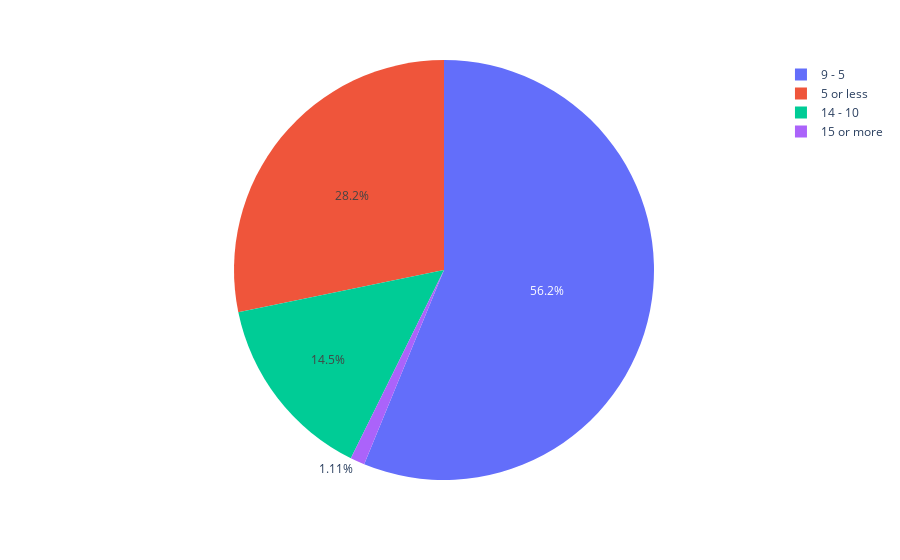

Notebook cell for this chart:
### Markdown cell above
### Total aircrafts labeled according to number of flights

### Code cell
temp_df = query_db("""WITH temp_table AS (SELECT COUNT(*) as Flights, aircraft_registration as aircraft 
                        FROM flights 
                        WHERE aircraft_registration != 'None'
                        GROUP BY aircraft_registration 
                        ORDER BY Flights DESC),
                    temp_table2 as (SELECT *, 
                    CASE WHEN Flights <20 AND Flights >=15 THEN "15 or more"
                    WHEN Flights <15 AND Flights >=10 THEN "14 - 10"
                    WHEN Flights <10 AND Flights >=5 THEN "9 - 5"
                    ELSE "5 or less"
                    END AS Number_of_Flights
                    FROM temp_table)
                    SELECT COUNT(aircraft) as count ,Number_of_Flights FROM temp_table2 GROUP BY Number_of_Flights
                        """)
fig = px.pie(temp_df, names="Number_of_Flights",  values="count")
fig.show()

### Figure 1 — Plotly figure (JSON) as saved in the notebook; plotly's stock layout.template omitted (floating-point values rounded to 4 significant figures)
{"data": [{"domain": {"x": [0, 1], "y": [0, 1]}, "hovertemplate": "Number_of_Flights=%{label}<br>count=%{value}<extra></extra>", "labels": ["14 - 10", "15 or more", "5 or less", "9 - 5"], "legendgroup": "", "name": "", "showlegend": true, "type": "pie", "values": [170, 13, 332, 661]}], "layout": {"legend": {"tracegroupgap": 0}, "margin": {"t": 60}}}
